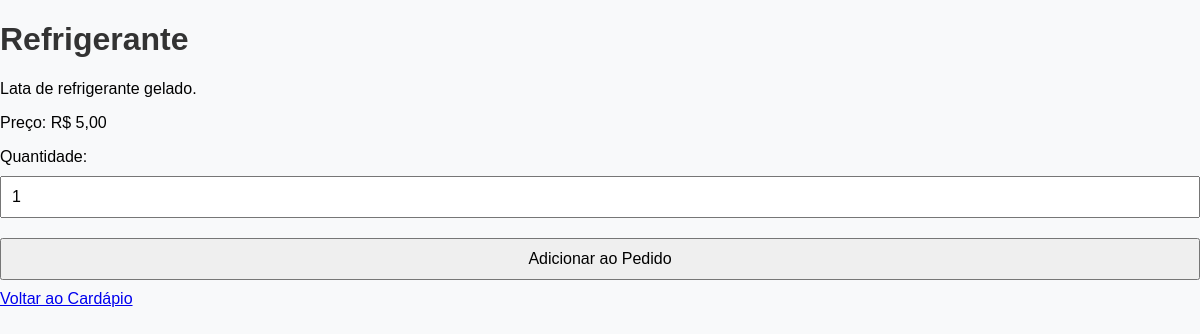
Page /detalhes.php?id=3 (signed in) on the committed database.
### tables this page shows
CREATE TABLE tb_itens (
    id INT AUTO_INCREMENT PRIMARY KEY,
    idCategoria INT,
    nome VARCHAR(255) NOT NULL,
    descricao TEXT,
    foto BLOB,
    preco DECIMAL(10, 2) NOT NULL,
    FOREIGN KEY (idCategoria) REFERENCES tb_categoria(id)
);

### detalhes.php (the view, shortened to what this page needs)
<?php
include 'conexao.php';
if (isset($_GET['id'])) {
    $idItem = $_GET['id'];
    $queryItem = $conn->prepare("SELECT * FROM tb_itens WHERE id = :id");
    $queryItem->bindParam(':id', $idItem);
    $queryItem->execute();
    $item = $queryItem->fetch(PDO::FETCH_ASSOC);
} else {
    echo "ID do item não informado.";
    exit();
}
?>
<!DOCTYPE html>
<html lang="pt-BR">
<head>
    <link rel="stylesheet" href="css/estilo.css">
</head>
<body>
    <div class="detalhes-container">
        <h1><?= htmlspecialchars($item['nome']) ?></h1>
        <p><?= htmlspecialchars($item['descricao']) ?></p>
        <p>Preço: R$ <?= number_format($item['preco'], 2, ',', '.') ?></p>
        <form method="POST" action="">
            <label>Quantidade:</label>
            <input type="number" name="quantidade" value="1" min="1" required>
            <button type="submit">Adicionar ao Pedido</button>
        </form>
        <a href="cardapio.php">Voltar ao Cardápio</a>
    </div>
</body>
</html>

### css/estilo.css (style rules this page uses)
body { font-family: Arial, sans-serif; background-color: #f8f9fa; margin: 0; padding: 0; }
h1, h2, h3 { color: #333; }
form { display: flex; flex-direction: column; }
input, button { margin: 10px 0; padding: 10px; font-size: 16px; }

### rows in the picture
tb_itens: nome "Refrigerante", descricao "Lata de refrigerante gelado.", preco "5,00"
